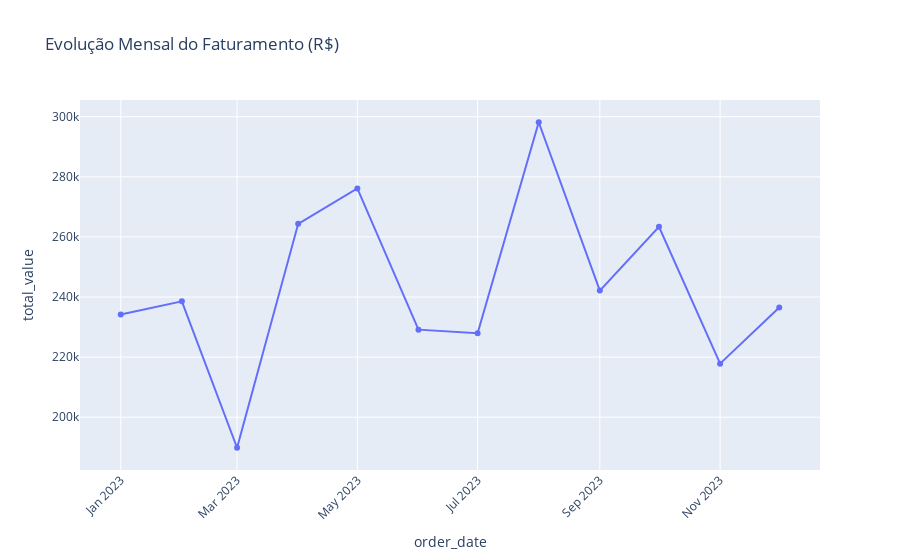

Notebook cell for this chart:
### Code cell
# Evolução mensal do faturamento
faturamento_mes_ano = (
    df.groupby(df['order_date'].dt.to_period('M'))['total_value']
      .sum()
      .reset_index()
)

faturamento_mes_ano['order_date'] = faturamento_mes_ano['order_date'].astype(str)

fig = px.line(
    faturamento_mes_ano,
    x='order_date',
    y='total_value',
    title='Evolução Mensal do Faturamento (R$)',
    markers=True
)

fig.update_xaxes(tickangle=-45)
fig.show()

### Figure 1 — Plotly figure (JSON) as saved in the notebook; plotly's stock layout.template omitted (floating-point values rounded to 4 significant figures)
{"data": [{"hovertemplate": "order_date=%{x}<br>total_value=%{y}<extra></extra>", "legendgroup": "", "line": {"color": "#636efa", "dash": "solid"}, "marker": {"symbol": "circle"}, "mode": "lines+markers", "name": "", "orientation": "v", "showlegend": false, "type": "scatter", "x": ["2023-01", "2023-02", "2023-03", "2023-04", "2023-05", "2023-06", "2023-07", "2023-08", "2023-09", "2023-10", "2023-11", "2023-12"], "xaxis": "x", "y": [234200.0, 238600.0, 189800.0, 264400.0, 276200.0, 229100.0, 228000.0, 298200.0, 242100.0, 263400.0, 217800.0, 236500.0], "yaxis": "y"}], "layout": {"legend": {"tracegroupgap": 0}, "title": {"text": "Evolução Mensal do Faturamento (R$)"}, "xaxis": {"anchor": "y", "domain": [0, 1], "tickangle": -45, "title": {"text": "order_date"}}, "yaxis": {"anchor": "x", "domain": [0, 1], "title": {"text": "total_value"}}}}
